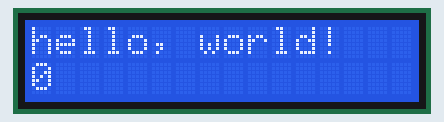
The sketch below on a simulated Arduino Uno, built with avr-gcc and run on an emulated ATmega328P. Parts: 16×2 character LCD.

Above: at 0.1 s.
At 4.1 s:
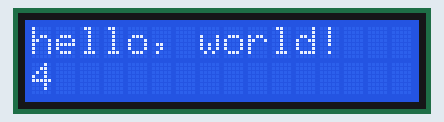
At 9.1 s:
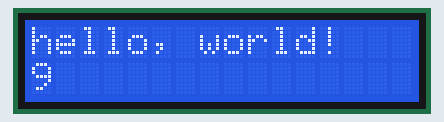
At 19.1 s:
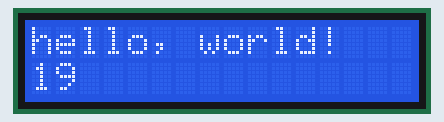
At 29.1 s:
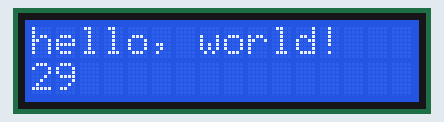
At 39.1 s:
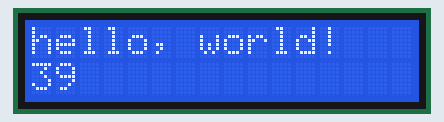

The sketch:

HelloWorld.ino
```cpp
/*
  LiquidCrystal Library - Hello World

 Demonstrates the use a 16x2 LCD display.  The LiquidCrystal
 library works with all LCD displays that are compatible with the
 Hitachi HD44780 driver. There are many of them out there, and you
 can usually tell them by the 16-pin interface.

 This sketch prints "Hello World!" to the LCD
 and shows the time.

  The circuit:
 * LCD RS pin to digital pin 12
 * LCD Enable pin to digital pin 11
 * LCD D4 pin to digital pin 5
 * LCD D5 pin to digital pin 4
 * LCD D6 pin to digital pin 3
 * LCD D7 pin to digital pin 2
 * LCD R/W pin to ground
 * LCD VSS pin to ground
 * LCD VCC pin to 5V
 * 10K resistor:
 * ends to +5V and ground
 * wiper to LCD VO pin (pin 3)
*/

// include the library code:
#include <LiquidCrystal.h>

// initialize the library by associating any needed LCD interface pin
// with the arduino pin number it is connected to
const int rs = 12, en = 11, d4 = 5, d5 = 4, d6 = 3, d7 = 2;
LiquidCrystal lcd(rs, en, d4, d5, d6, d7);

void setup() {
  // set up the LCD's number of columns and rows:
  lcd.begin(16, 2);
  // Print a message to the LCD.
  lcd.print("hello, world!");
}

void loop() {
  // set the cursor to column 0, line 1
  // (note: line 1 is the second row, since counting begins with 0):
  lcd.setCursor(0, 1);
  // print the number of seconds since reset:
  lcd.print(millis() / 1000);
}
```

Measured:
- what the display in image 1 shows lasts 1.0 s, from 4.0 s to 5.0 s
